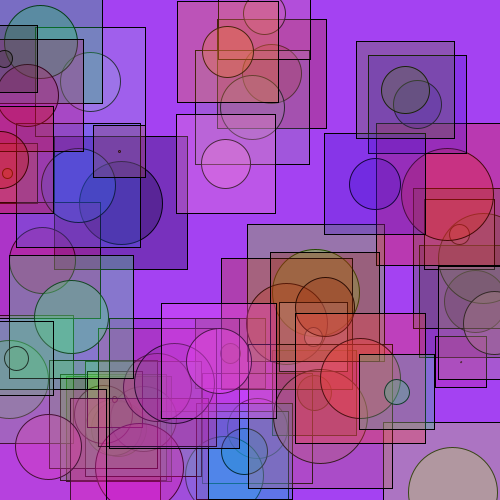
Frame 1 (no input)
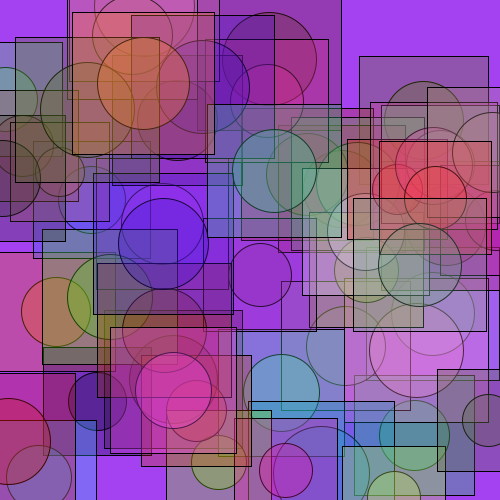
Frame 60 (the mouse pressed at the canvas centre just before this capture)
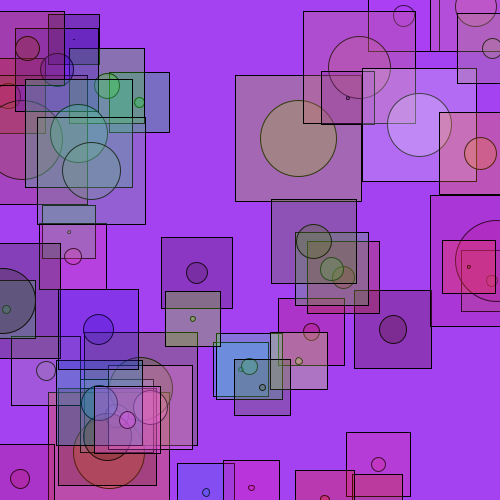
Frame 120 (the mouse held since frame 60 and released just before this capture)

The Processing sketch that drew these frames (run headless with seeded random() and noise(); from frame 60 on, the mouse is pressed at the canvas centre):

// Processing sketch: sketch_2014_10_29
// ── sketch_2014_10_29.pde
int ballcount=50;
float [] x = new float [ballcount];
float [] y = new float [ballcount];
float [] vx = new float [ballcount];
float [] vy = new float [ballcount];
float [] vd = new float [ballcount];
float [] sz = new float [ballcount];
color [] c = new color [ballcount];
color cb = color(random(255), random(255), random(255));

void setup() {
  size(500, 500);
  for (int i=0;i<ballcount;i++) {
    x[i]=random(0, width);
    y[i]=random(0, height);
    vx[i]=random(-10, 10);
    vy[i]=random(-10, 10);
    sz[i]=random(0, 100);
    vd[i]=1;
    c[i]=color(random(255), random(255), random(255), 75);
  }
}

void draw() {
  background(cb);
  for (int i=0; i<ballcount; i++) {
    fill(c[i]);
    rectMode(CENTER);
    ellipse(x[i], y[i], sz[i], sz[i]);
    rect(x[i], y[i], sz[i]+50, sz[i]+50);
    x[i]+=vx[i];
    y[i]+=vy[i];
    sz[i]+=vd[i];
    if (sz[i]>=100) {
      vd[i]=-abs(vd[i]);
    }
    if (sz[i]<=0) {
      vd[i]=abs(vd[i]);
    }
    if (x[i]+sz[i]/2>width || x[i]-sz[i]/2<0) {
      vx[i]*=-1;
    }
    if (y[i]+sz[i]/2>width || y[i]-sz[i]/2<0) {
      vy[i]*=-1;
    }
  }
}
